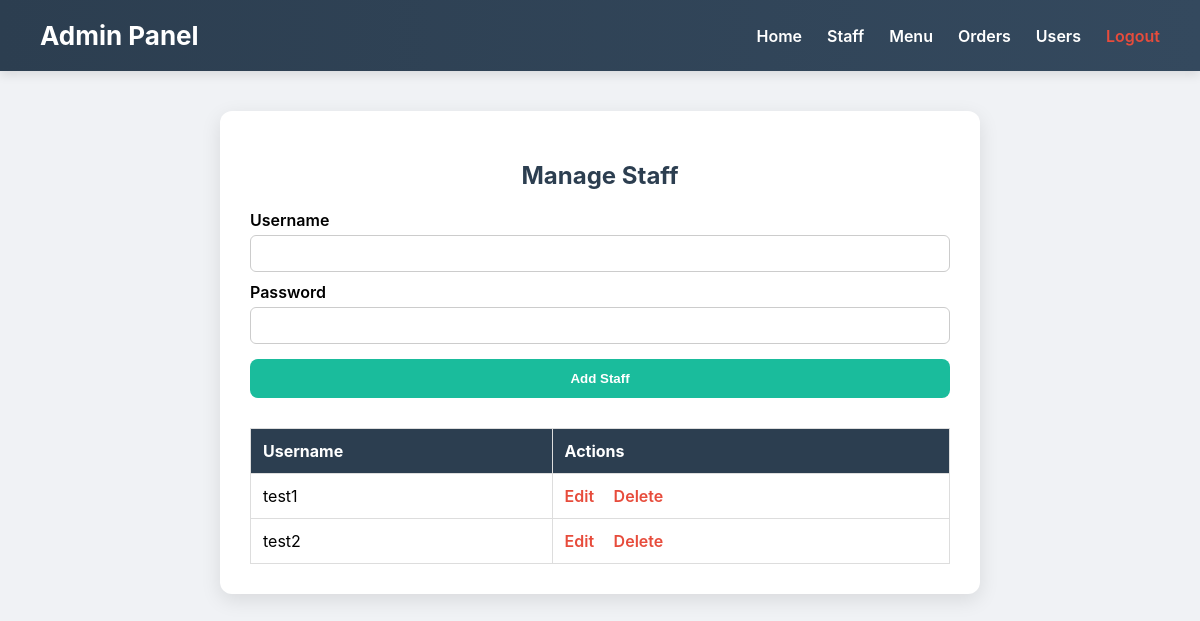
The app's page /manage_staff.php (signed in), older data.
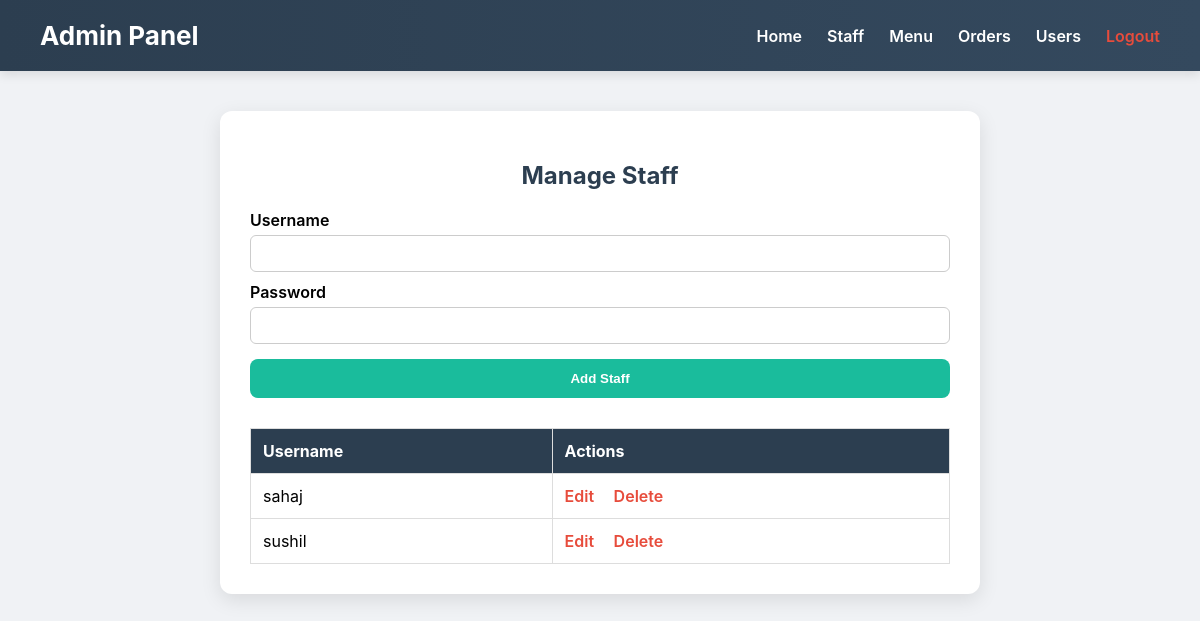
The same page, newer data.
### tables this page shows
CREATE TABLE `users` (
  `id` int(11) NOT NULL,
  `username` varchar(50) NOT NULL,
  `password` varchar(255) NOT NULL,
  `role` enum('admin','staff','user') DEFAULT 'user'
);

### manage_staff.php (the view, shortened to what this page needs)
<?php
include 'db_connect.php';
$stmt = $conn->prepare("SELECT id, username FROM users WHERE role = 'staff' ORDER BY username");
$stmt->execute();
$staffs = $stmt->fetchAll(PDO::FETCH_ASSOC);
?>
<!DOCTYPE html>
<html lang="en">
<head>
</head>
<body>
<div class="navbar">
    <h1>Admin Panel</h1>
    <ul>
        <li><a href="admin_dashboard.php">Home</a></li>
        <li><a href="manage_staff.php">Staff</a></li>
        <li><a href="manage_menu.php">Menu</a></li>
        <li><a href="view_orders.php">Orders</a></li>
        <li><a href="manage_users.php">Users</a></li>
        <li><a class="logout" href="logout.php">Logout</a></li>
    </ul>
</div>
<div class="container">
    <h2>Manage Staff</h2>
    <form method="POST" action="">
        <label for="username">Username</label>
        <input id="username" name="username" type="text" required />
        <label for="password">Password</label>
        <input id="password" name="password" type="password" required />
        <button type="submit" name="add_staff">Add Staff</button>
    </form>
    <table>
        <thead>
            <tr><th>Username</th><th>Actions</th></tr>
        </thead>
        <tbody>
            <?php foreach ($staffs as $staff): ?>
                <tr>
                    <td><?= htmlspecialchars($staff['username']) ?></td>
                    <td class="actions">
                        <a href="edit_staff.php?id=<?= $staff['id'] ?>">Edit</a>
                        <a href="delete_staff.php?id=<?= $staff['id'] ?>" onclick="return confirm('Are you sure you want to delete this staff?');">Delete</a>
                    </td>
                </tr>
            <?php endforeach; ?>
        </tbody>
    </table>
</div>
</body>
</html>

Row changes from the older to the newer data that the page shows:
changed users: username "test2" → "sahaj"; moves up the list
changed users: username "test1" → "sushil"
